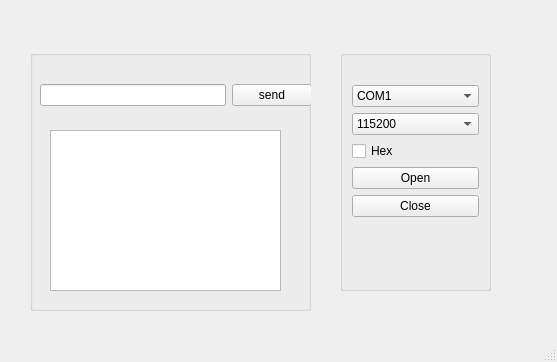
<?xml version="1.0" encoding="UTF-8"?>
<ui version="4.0">
 <class>MainWindow</class>
 <widget class="QMainWindow" name="MainWindow">
  <property name="geometry">
   <rect>
    <x>0</x>
    <y>0</y>
    <width>557</width>
    <height>362</height>
   </rect>
  </property>
  <property name="windowTitle">
   <string>MainWindow</string>
  </property>
  <widget class="QWidget" name="centralwidget">
   <widget class="QGroupBox" name="groupBox">
    <property name="geometry">
     <rect>
      <x>30</x>
      <y>50</y>
      <width>281</width>
      <height>261</height>
     </rect>
    </property>
    <property name="title">
     <string/>
    </property>
    <widget class="QPlainTextEdit" name="plainTextEdit">
     <property name="geometry">
      <rect>
       <x>20</x>
       <y>80</y>
       <width>231</width>
       <height>161</height>
      </rect>
     </property>
    </widget>
    <widget class="QWidget" name="layoutWidget">
     <property name="geometry">
      <rect>
       <x>10</x>
       <y>30</y>
       <width>272</width>
       <height>30</height>
      </rect>
     </property>
     <layout class="QHBoxLayout" name="horizontalLayout">
      <item>
       <widget class="QLineEdit" name="lineEdit"/>
      </item>
      <item>
       <widget class="QPushButton" name="btn_send_data">
        <property name="text">
         <string>send</string>
        </property>
       </widget>
      </item>
     </layout>
    </widget>
   </widget>
   <widget class="QGroupBox" name="groupBox_2">
    <property name="geometry">
     <rect>
      <x>340</x>
      <y>50</y>
      <width>151</width>
      <height>241</height>
     </rect>
    </property>
    <property name="title">
     <string/>
    </property>
    <layout class="QVBoxLayout" name="verticalLayout">
     <item>
      <widget class="QLabel" name="lab_status">
       <property name="text">
        <string/>
       </property>
      </widget>
     </item>
     <item>
      <widget class="QComboBox" name="cmb_port_name">
       <item>
        <property name="text">
         <string>COM1</string>
        </property>
       </item>
       <item>
        <property name="text">
         <string>COM2</string>
        </property>
       </item>
       <item>
        <property name="text">
         <string>COM3</string>
        </property>
       </item>
       <item>
        <property name="text">
         <string>COM4</string>
        </property>
       </item>
       <item>
        <property name="text">
         <string>COM5</string>
        </property>
       </item>
       <item>
        <property name="text">
         <string>COM6</string>
        </property>
       </item>
       <item>
        <property name="text">
         <string>COM7</string>
        </property>
       </item>
       <item>
        <property name="text">
         <string>COM8</string>
        </property>
       </item>
      </widget>
     </item>
     <item>
      <widget class="QComboBox" name="cmb_baud_rate">
       <item>
        <property name="text">
         <string>115200</string>
        </property>
       </item>
       <item>
        <property name="text">
         <string>57600</string>
        </property>
       </item>
       <item>
        <property name="text">
         <string>38400</string>
        </property>
       </item>
       <item>
        <property name="text">
         <string>19200</string>
        </property>
       </item>
       <item>
        <property name="text">
         <string>9600</string>
        </property>
       </item>
       <item>
        <property name="text">
         <string>4800</string>
        </property>
       </item>
       <item>
        <property name="text">
         <string>2400</string>
        </property>
       </item>
       <item>
        <property name="text">
         <string>1200</string>
        </property>
       </item>
      </widget>
     </item>
     <item>
      <widget class="QCheckBox" name="checkBox">
       <property name="text">
        <string>Hex</string>
       </property>
      </widget>
     </item>
     <item>
      <widget class="QPushButton" name="btn_open">
       <property name="text">
        <string>Open</string>
       </property>
      </widget>
     </item>
     <item>
      <widget class="QPushButton" name="btn_close">
       <property name="text">
        <string>Close</string>
       </property>
      </widget>
     </item>
     <item>
      <spacer name="verticalSpacer">
       <property name="orientation">
        <enum>Qt::Vertical</enum>
       </property>
       <property name="sizeHint" stdset="0">
        <size>
         <width>20</width>
         <height>40</height>
        </size>
       </property>
      </spacer>
     </item>
    </layout>
   </widget>
  </widget>
  <widget class="QStatusBar" name="statusbar"/>
 </widget>
 <resources/>
 <connections/>
</ui>
